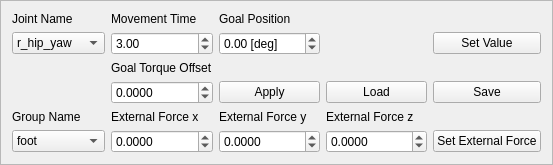
          <widget class="QFrame" name="frame_3">
           <property name="frameShape">
            <enum>QFrame::StyledPanel</enum>
           </property>
           <property name="frameShadow">
            <enum>QFrame::Raised</enum>
           </property>
           <layout class="QGridLayout" name="gridLayout_5">
            <item row="6" column="1">
             <widget class="QDoubleSpinBox" name="external_force_x_spinbox">
              <property name="decimals">
               <number>4</number>
              </property>
              <property name="minimum">
               <double>-100000.000000000000000</double>
              </property>
              <property name="maximum">
               <double>100000.000000000000000</double>
              </property>
             </widget>
            </item>
            <item row="6" column="4">
             <widget class="QPushButton" name="set_external_force_button">
              <property name="text">
               <string>Set External Force</string>
              </property>
             </widget>
            </item>
            <item row="1" column="4">
             <widget class="QPushButton" name="set_value_button">
              <property name="text">
               <string>Set Value</string>
              </property>
             </widget>
            </item>
            <item row="1" column="0">
             <widget class="QComboBox" name="joint_name_combobox">
              <item>
               <property name="text">
                <string>r_hip_yaw</string>
               </property>
              </item>
              <item>
               <property name="text">
                <string>l_hip_yaw</string>
               </property>
              </item>
              <item>
               <property name="text">
                <string>r_hip_roll</string>
               </property>
              </item>
              <item>
               <property name="text">
                <string>l_hip_roll</string>
               </property>
              </item>
              <item>
               <property name="text">
                <string>r_hip_pitch</string>
               </property>
              </item>
              <item>
               <property name="text">
                <string>l_hip_pitch</string>
               </property>
              </item>
              <item>
               <property name="text">
                <string>r_knee</string>
               </property>
              </item>
              <item>
               <property name="text">
                <string>l_knee</string>
               </property>
              </item>
              <item>
               <property name="text">
                <string>r_ank_pitch</string>
               </property>
              </item>
              <item>
               <property name="text">
                <string>l_ank_pitch</string>
               </property>
              </item>
              <item>
               <property name="text">
                <string>r_ank_roll</string>
               </property>
              </item>
              <item>
               <property name="text">
                <string>l_ank_roll</string>
               </property>
              </item>
             </widget>
            </item>
            <item row="0" column="0">
             <widget class="QLabel" name="label_20">
              <property name="text">
               <string>Joint Name</string>
              </property>
             </widget>
            </item>
            <item row="0" column="1">
             <widget class="QLabel" name="label_21">
              <property name="text">
               <string>Movement Time</string>
              </property>
             </widget>
            </item>
            <item row="1" column="1">
             <widget class="QDoubleSpinBox" name="mov_time_spinbox">
              <property name="singleStep">
               <double>0.500000000000000</double>
              </property>
              <property name="value">
               <double>3.000000000000000</double>
              </property>
             </widget>
            </item>
            <item row="5" column="0">
             <widget class="QLabel" name="label_23">
              <property name="text">
               <string>Group Name</string>
              </property>
             </widget>
            </item>
            <item row="6" column="0">
             <widget class="QComboBox" name="joint_group_combobox">
              <item>
               <property name="text">
                <string>foot</string>
               </property>
              </item>
              <item>
               <property name="text">
                <string>body</string>
               </property>
              </item>
              <item>
               <property name="text">
                <string>ankle</string>
               </property>
              </item>
              <item>
               <property name="text">
                <string>knee</string>
               </property>
              </item>
              <item>
               <property name="text">
                <string>hip</string>
               </property>
              </item>
             </widget>
            </item>
            <item row="5" column="1">
             <widget class="QLabel" name="label_22">
              <property name="text">
               <string>External Force x</string>
              </property>
             </widget>
            </item>
            <item row="5" column="2">
             <widget class="QLabel" name="label_24">
              <property name="text">
               <string>External Force y</string>
              </property>
             </widget>
            </item>
            <item row="1" column="2">
             <widget class="QDoubleSpinBox" name="joint_value_spinbox">
              <property name="prefix">
               <string/>
              </property>
              <property name="suffix">
               <string> [deg]</string>
              </property>
              <property name="minimum">
               <double>-360.000000000000000</double>
              </property>
              <property name="maximum">
               <double>360.000000000000000</double>
              </property>
              <property name="singleStep">
               <double>0.500000000000000</double>
              </property>
             </widget>
            </item>
            <item row="0" column="2">
             <widget class="QLabel" name="label_19">
              <property name="text">
               <string>Goal Position</string>
              </property>
             </widget>
            </item>
            <item row="5" column="3">
             <widget class="QLabel" name="label_25">
              <property name="text">
               <string>External Force z</string>
              </property>
             </widget>
            </item>
            <item row="6" column="2">
             <widget class="QDoubleSpinBox" name="external_force_y_spinbox">
              <property name="decimals">
               <number>4</number>
              </property>
              <property name="minimum">
               <double>-100000.000000000000000</double>
              </property>
              <property name="maximum">
               <double>100000.000000000000000</double>
              </property>
             </widget>
            </item>
            <item row="6" column="3">
             <widget class="QDoubleSpinBox" name="external_force_z_spinbox">
              <property name="decimals">
               <number>4</number>
              </property>
              <property name="minimum">
               <double>-100000.000000000000000</double>
              </property>
              <property name="maximum">
               <double>100000.000000000000000</double>
              </property>
             </widget>
            </item>
            <item row="2" column="1">
             <widget class="QLabel" name="label_26">
              <property name="text">
               <string>Goal Torque Offset</string>
              </property>
             </widget>
            </item>
            <item row="4" column="1">
             <widget class="QDoubleSpinBox" name="torque_offset_spinbox">
              <property name="decimals">
               <number>4</number>
              </property>
              <property name="minimum">
               <double>-10000.000000000000000</double>
              </property>
              <property name="maximum">
               <double>10000.000000000000000</double>
              </property>
             </widget>
            </item>
            <item row="4" column="2">
             <widget class="QPushButton" name="apply_torque_offset_button">
              <property name="text">
               <string>Apply</string>
              </property>
             </widget>
            </item>
            <item row="4" column="3">
             <widget class="QPushButton" name="load_torque_offset_button">
              <property name="text">
               <string>Load</string>
              </property>
             </widget>
            </item>
            <item row="4" column="4">
             <widget class="QPushButton" name="save_torque_offset_button">
              <property name="text">
               <string>Save</string>
              </property>
             </widget>
            </item>
           </layout>
          </widget>
